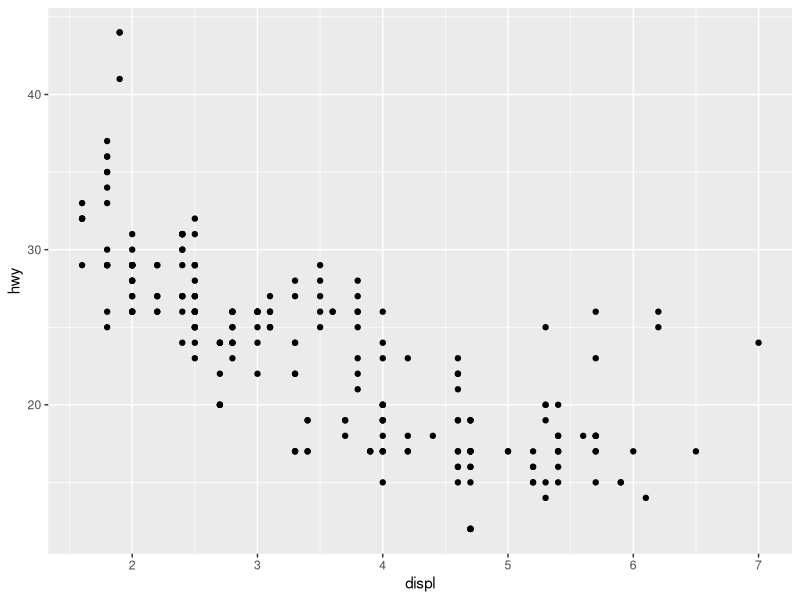
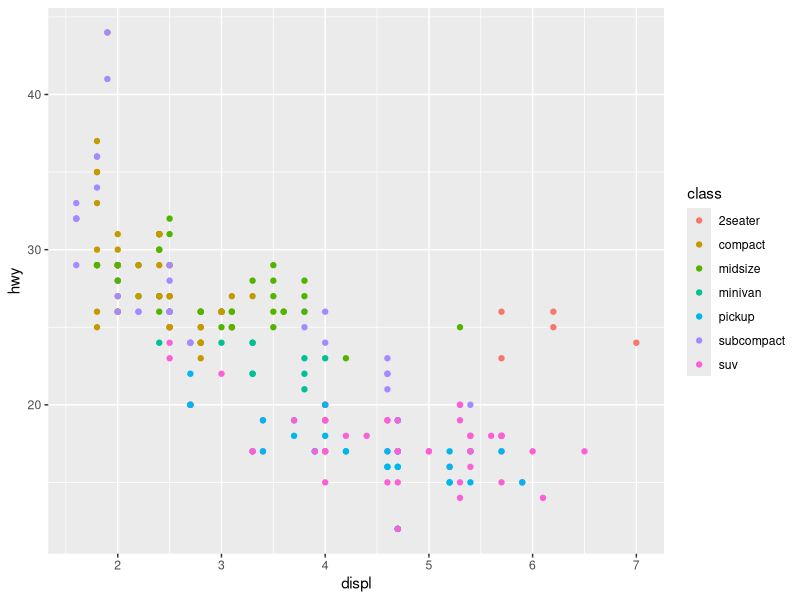
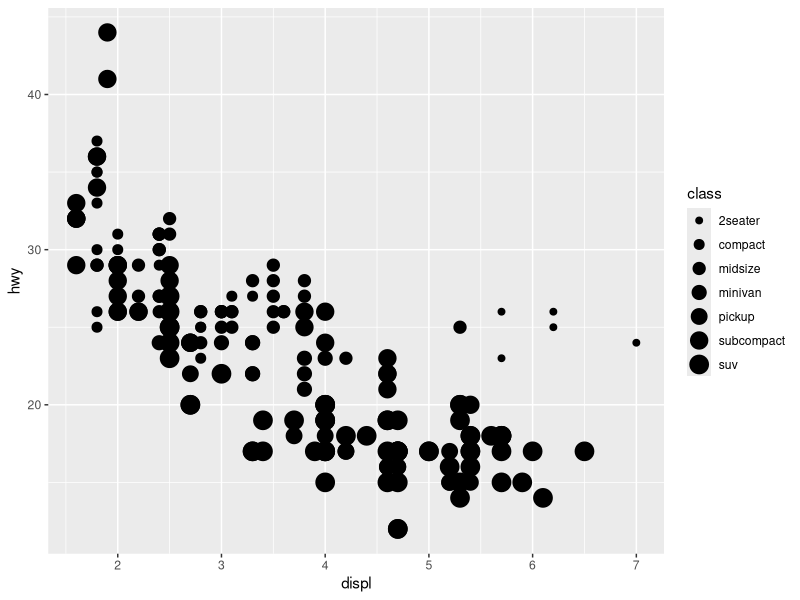
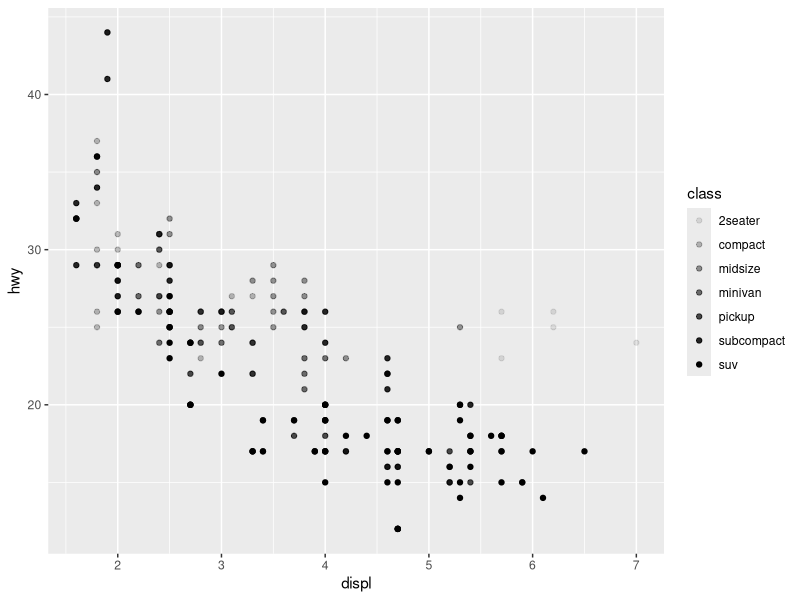
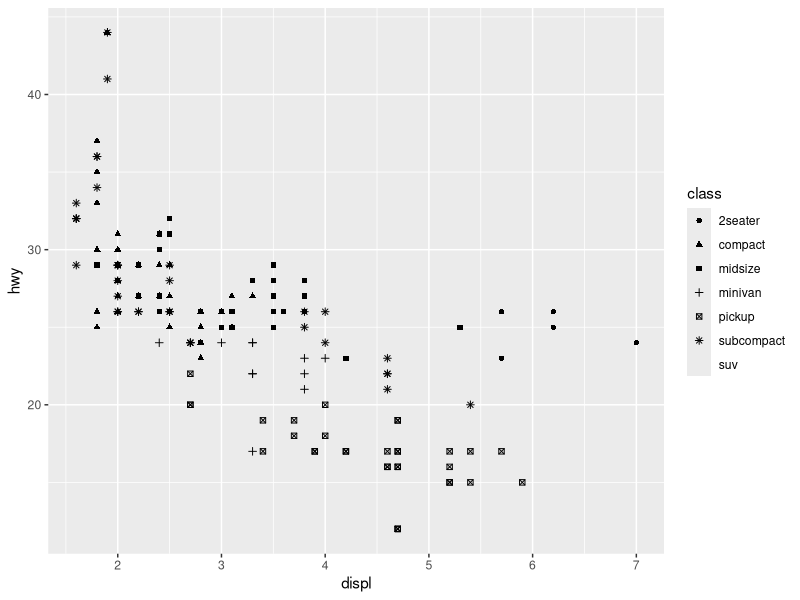
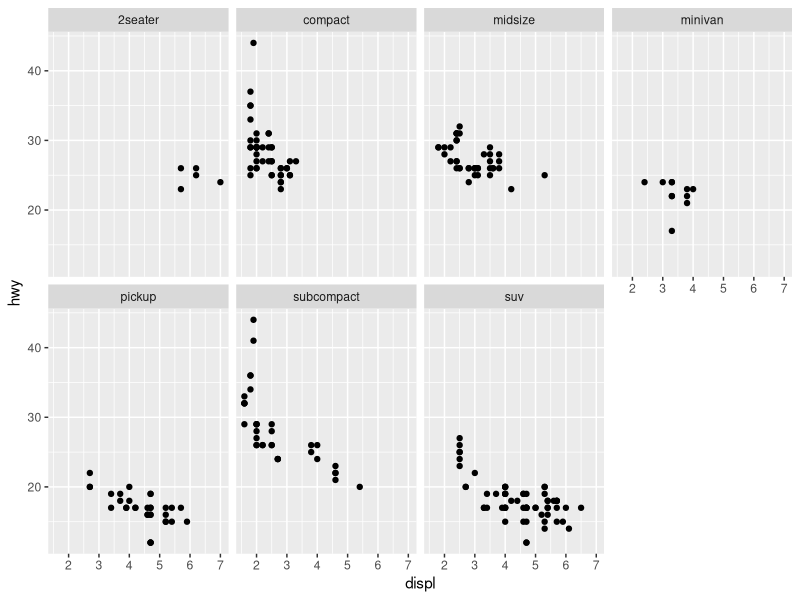
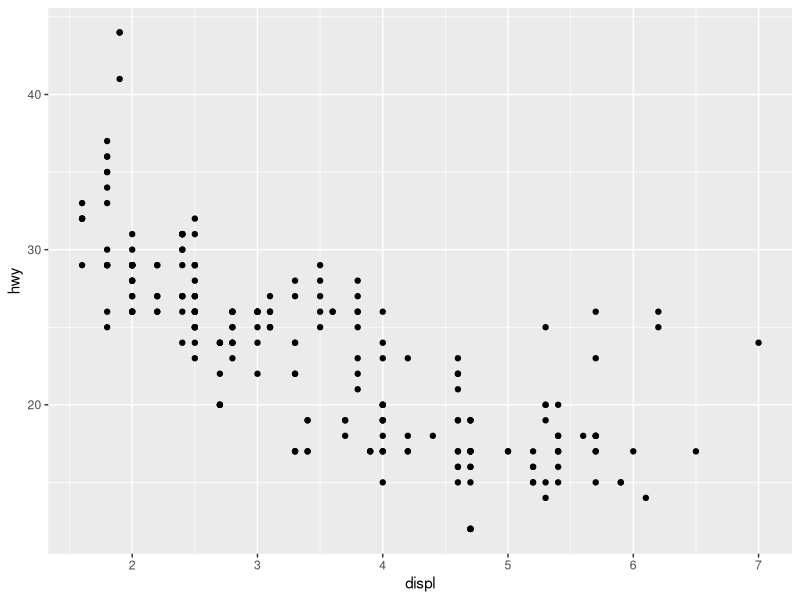
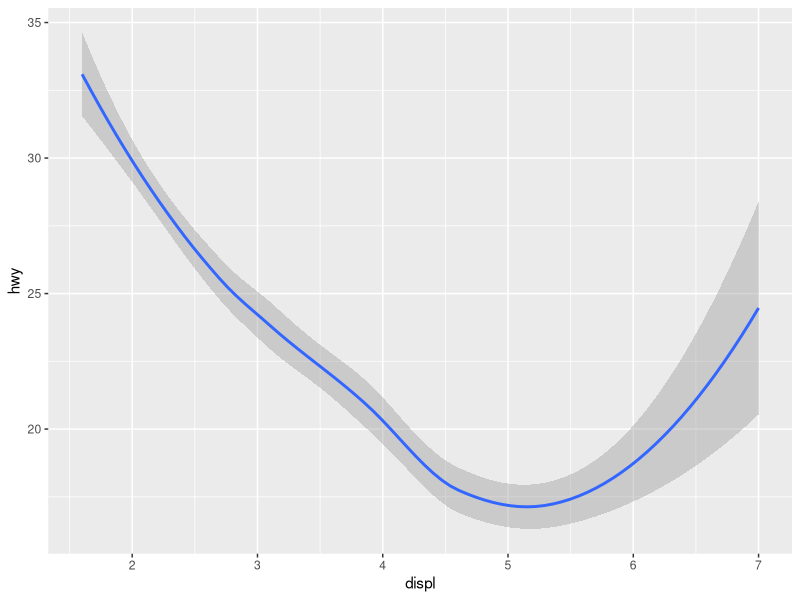

Write the R code that produced these figures, in order.
## ---- chunk 1
library(tidyverse)
## ---- chunk 2
ggplot(data = mpg) + 
  geom_point(mapping = aes(x = displ, y = hwy))
## ---- chunk 3
ggplot(data = mpg) + 
  geom_point(mapping = aes(x = displ, y = hwy, color = class))
## ---- chunk 4
ggplot(data = mpg) + 
  geom_point(mapping = aes(x = displ, y = hwy, size = class))
## ---- chunk 5
ggplot(data = mpg) + 
  geom_point(mapping = aes(x = displ, y = hwy, alpha = class))
## ---- chunk 6
ggplot(data = mpg) + 
  geom_point(mapping = aes(x = displ, y = hwy, shape = class))
## ---- chunk 7
ggplot(data = mpg) + 
  geom_point(mapping = aes(x = displ, y = hwy)) + 
  facet_wrap(~ class, nrow = 2)
## ---- chunk 8
ggplot(data = mpg) + 
  geom_point(mapping = aes(x = displ, y = hwy))
## ---- chunk 9
ggplot(data = mpg) + 
  geom_smooth(mapping = aes(x = displ, y = hwy))
## ---- chunk 10
ggplot(data = mpg) + 
  geom_smooth(mapping = aes(x = displ, y = hwy, linetype = drv))
## ---- chunk 11
ggplot(data = mpg) +
  geom_smooth(
    mapping = aes(x = displ, y = hwy, color = drv),
    show.legend = FALSE)
## ---- chunk 12
ggplot(data = mpg) + 
  geom_point(mapping = aes(x = displ, y = hwy)) +
  geom_smooth(mapping = aes(x = displ, y = hwy))
## ---- chunk 13
ggplot(data = diamonds) + 
  geom_bar(mapping = aes(x = cut, fill = clarity))
## ---- chunk 14
ggplot(data = mpg, mapping = aes(x = class, y = hwy)) + 
  geom_boxplot()
## ---- chunk 15
 ggplot(data = mpg, mapping = aes(x = class, y = hwy)) + 
  geom_boxplot() +
  coord_flip()
